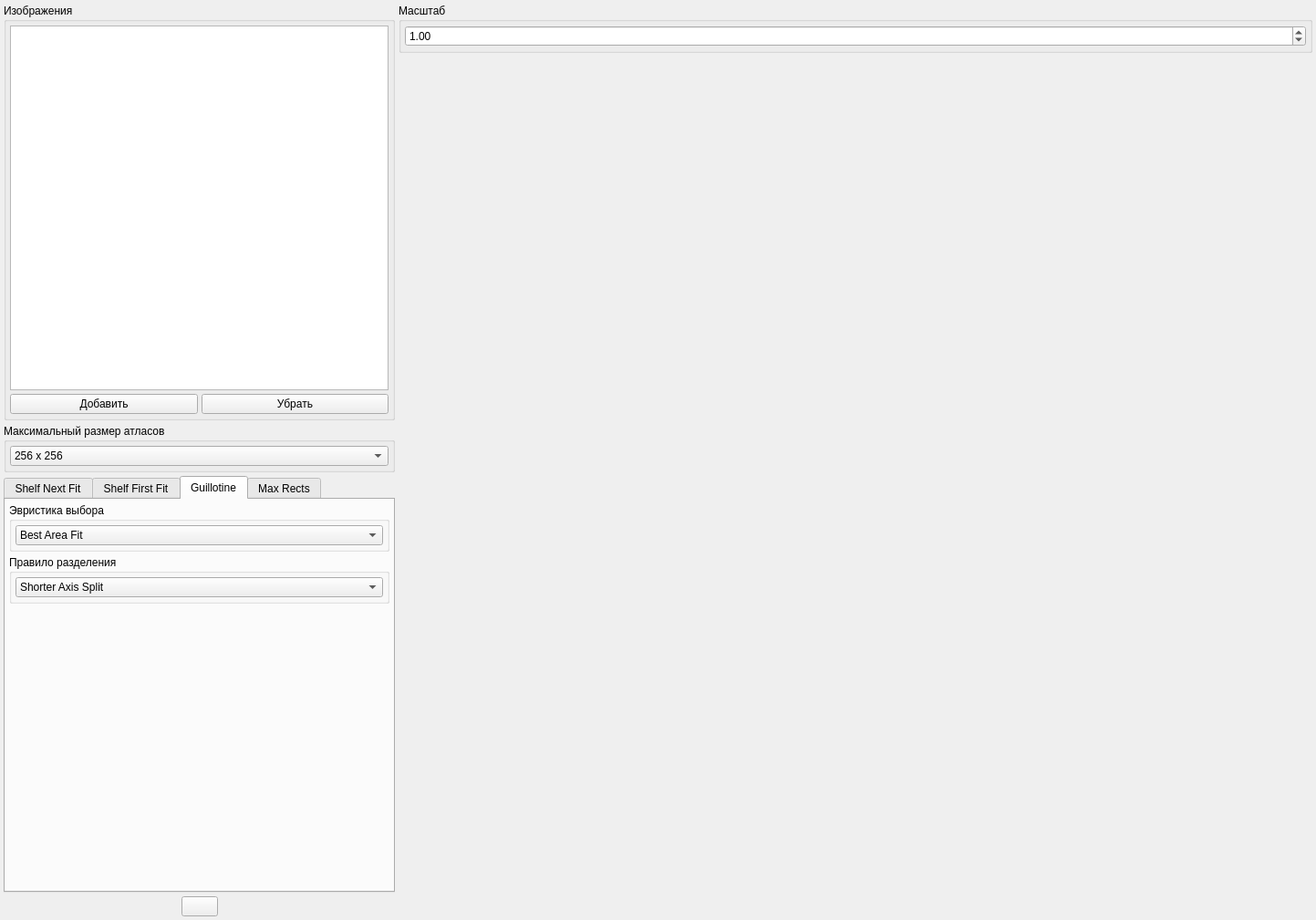
<?xml version="1.0" encoding="UTF-8"?>
<ui version="4.0">
 <class>SmallScrewdriverMain</class>
 <widget class="QWidget" name="SmallScrewdriverMain">
  <property name="geometry">
   <rect>
    <x>0</x>
    <y>0</y>
    <width>1443</width>
    <height>1009</height>
   </rect>
  </property>
  <property name="windowTitle">
   <string>Маленькая отвёртка - упаковщик текстур</string>
  </property>
  <property name="windowIcon">
   <iconset resource="resources.qrc">
    <normaloff>:/main/screwdriver.png</normaloff>:/main/screwdriver.png</iconset>
  </property>
  <layout class="QHBoxLayout" name="horizontalLayout_3" stretch="3,7">
   <item>
    <layout class="QVBoxLayout" name="verticalLayout_3">
     <item>
      <widget class="QGroupBox" name="groupBox_2">
       <property name="title">
        <string>Изображения</string>
       </property>
       <layout class="QVBoxLayout" name="verticalLayout">
        <item>
         <widget class="QListView" name="imageList"/>
        </item>
        <item>
         <layout class="QHBoxLayout" name="horizontalLayout">
          <item>
           <widget class="QPushButton" name="addImages">
            <property name="toolTip">
             <string>Добавить папку с изображениями</string>
            </property>
            <property name="text">
             <string>Добавить</string>
            </property>
            <property name="icon">
             <iconset resource="resources.qrc">
              <normaloff>:/main/list_add.png</normaloff>:/main/list_add.png</iconset>
            </property>
            <property name="iconSize">
             <size>
              <width>24</width>
              <height>24</height>
             </size>
            </property>
           </widget>
          </item>
          <item>
           <widget class="QPushButton" name="removeImage">
            <property name="toolTip">
             <string>Убрать выделенное изображение</string>
            </property>
            <property name="whatsThis">
             <string/>
            </property>
            <property name="text">
             <string>Убрать</string>
            </property>
            <property name="icon">
             <iconset resource="resources.qrc">
              <normaloff>:/main/trash_green_full.png</normaloff>:/main/trash_green_full.png</iconset>
            </property>
            <property name="iconSize">
             <size>
              <width>24</width>
              <height>24</height>
             </size>
            </property>
            <property name="shortcut">
             <string/>
            </property>
           </widget>
          </item>
         </layout>
        </item>
       </layout>
      </widget>
     </item>
     <item>
      <widget class="QGroupBox" name="groupBox">
       <property name="title">
        <string>Максимальный размер атласов</string>
       </property>
       <layout class="QVBoxLayout" name="verticalLayout_2">
        <item>
         <widget class="QComboBox" name="comboBoxBinSize">
          <item>
           <property name="text">
            <string>256 x 256</string>
           </property>
          </item>
          <item>
           <property name="text">
            <string>512 x 512</string>
           </property>
          </item>
          <item>
           <property name="text">
            <string>1024 x 1024</string>
           </property>
          </item>
          <item>
           <property name="text">
            <string>2048 x 2048</string>
           </property>
          </item>
          <item>
           <property name="text">
            <string>4096 x 4096</string>
           </property>
          </item>
          <item>
           <property name="text">
            <string>8192 x 8192</string>
           </property>
          </item>
         </widget>
        </item>
       </layout>
      </widget>
     </item>
     <item>
      <widget class="QTabWidget" name="tabWidget">
       <property name="currentIndex">
        <number>2</number>
       </property>
       <widget class="QWidget" name="tabShelfNextFit">
        <attribute name="title">
         <string>Shelf Next Fit</string>
        </attribute>
       </widget>
       <widget class="QWidget" name="tabShelfFirstFit">
        <attribute name="title">
         <string>Shelf First Fit</string>
        </attribute>
       </widget>
       <widget class="QWidget" name="tabGuillotine">
        <attribute name="title">
         <string>Guillotine</string>
        </attribute>
        <layout class="QVBoxLayout" name="verticalLayout_4">
         <item>
          <widget class="QGroupBox" name="groupBox_3">
           <property name="title">
            <string>Эвристика выбора</string>
           </property>
           <layout class="QVBoxLayout" name="verticalLayout_6">
            <item>
             <widget class="QComboBox" name="comboBox">
              <item>
               <property name="text">
                <string>Best Area Fit</string>
               </property>
              </item>
              <item>
               <property name="text">
                <string>Best Short Side Fit</string>
               </property>
              </item>
              <item>
               <property name="text">
                <string>Best Long Side Fit</string>
               </property>
              </item>
              <item>
               <property name="text">
                <string>Worst Fit</string>
               </property>
              </item>
             </widget>
            </item>
           </layout>
          </widget>
         </item>
         <item>
          <widget class="QGroupBox" name="groupBox_4">
           <property name="title">
            <string>Правило разделения</string>
           </property>
           <layout class="QVBoxLayout" name="verticalLayout_5">
            <item>
             <widget class="QComboBox" name="comboBox_2">
              <item>
               <property name="text">
                <string>Shorter Axis Split</string>
               </property>
              </item>
              <item>
               <property name="text">
                <string>Longer Axis Split</string>
               </property>
              </item>
              <item>
               <property name="text">
                <string>Shorter Leftover Axis Split</string>
               </property>
              </item>
              <item>
               <property name="text">
                <string>Longer Leftover Axis Split</string>
               </property>
              </item>
              <item>
               <property name="text">
                <string>Max Area Split</string>
               </property>
              </item>
              <item>
               <property name="text">
                <string>Min Area Split</string>
               </property>
              </item>
             </widget>
            </item>
           </layout>
          </widget>
         </item>
         <item>
          <spacer name="verticalSpacer">
           <property name="orientation">
            <enum>Qt::Vertical</enum>
           </property>
           <property name="sizeHint" stdset="0">
            <size>
             <width>20</width>
             <height>197</height>
            </size>
           </property>
          </spacer>
         </item>
        </layout>
       </widget>
       <widget class="QWidget" name="tabMaxRects">
        <attribute name="title">
         <string>Max Rects</string>
        </attribute>
       </widget>
      </widget>
     </item>
     <item>
      <layout class="QHBoxLayout" name="horizontalLayout_2">
       <item>
        <spacer name="horizontalSpacer">
         <property name="orientation">
          <enum>Qt::Horizontal</enum>
         </property>
         <property name="sizeHint" stdset="0">
          <size>
           <width>40</width>
           <height>20</height>
          </size>
         </property>
        </spacer>
       </item>
       <item>
        <widget class="QPushButton" name="start">
         <property name="toolTip">
          <string>Поехали!</string>
         </property>
         <property name="text">
          <string/>
         </property>
         <property name="icon">
          <iconset resource="resources.qrc">
           <normaloff>:/main/start.png</normaloff>:/main/start.png</iconset>
         </property>
         <property name="iconSize">
          <size>
           <width>128</width>
           <height>128</height>
          </size>
         </property>
        </widget>
       </item>
       <item>
        <spacer name="horizontalSpacer_2">
         <property name="orientation">
          <enum>Qt::Horizontal</enum>
         </property>
         <property name="sizeHint" stdset="0">
          <size>
           <width>40</width>
           <height>20</height>
          </size>
         </property>
        </spacer>
       </item>
      </layout>
     </item>
    </layout>
   </item>
   <item>
    <layout class="QVBoxLayout" name="verticalLayout_7">
     <item>
      <widget class="QGroupBox" name="groupBox_5">
       <property name="title">
        <string>Масштаб</string>
       </property>
       <layout class="QVBoxLayout" name="verticalLayout_8">
        <item>
         <widget class="QDoubleSpinBox" name="scale">
          <property name="minimum">
           <double>0.050000000000000</double>
          </property>
          <property name="maximum">
           <double>10.000000000000000</double>
          </property>
          <property name="singleStep">
           <double>0.050000000000000</double>
          </property>
          <property name="value">
           <double>1.000000000000000</double>
          </property>
         </widget>
        </item>
       </layout>
      </widget>
     </item>
     <item>
      <spacer name="verticalSpacer_2">
       <property name="orientation">
        <enum>Qt::Vertical</enum>
       </property>
       <property name="sizeHint" stdset="0">
        <size>
         <width>20</width>
         <height>40</height>
        </size>
       </property>
      </spacer>
     </item>
    </layout>
   </item>
  </layout>
 </widget>
 <layoutdefault spacing="4" margin="4"/>
 <resources>
  <include location="resources.qrc"/>
 </resources>
 <connections/>
 <designerdata>
  <property name="gridDeltaX">
   <number>6</number>
  </property>
  <property name="gridDeltaY">
   <number>6</number>
  </property>
  <property name="gridSnapX">
   <bool>true</bool>
  </property>
  <property name="gridSnapY">
   <bool>true</bool>
  </property>
  <property name="gridVisible">
   <bool>true</bool>
  </property>
 </designerdata>
</ui>
